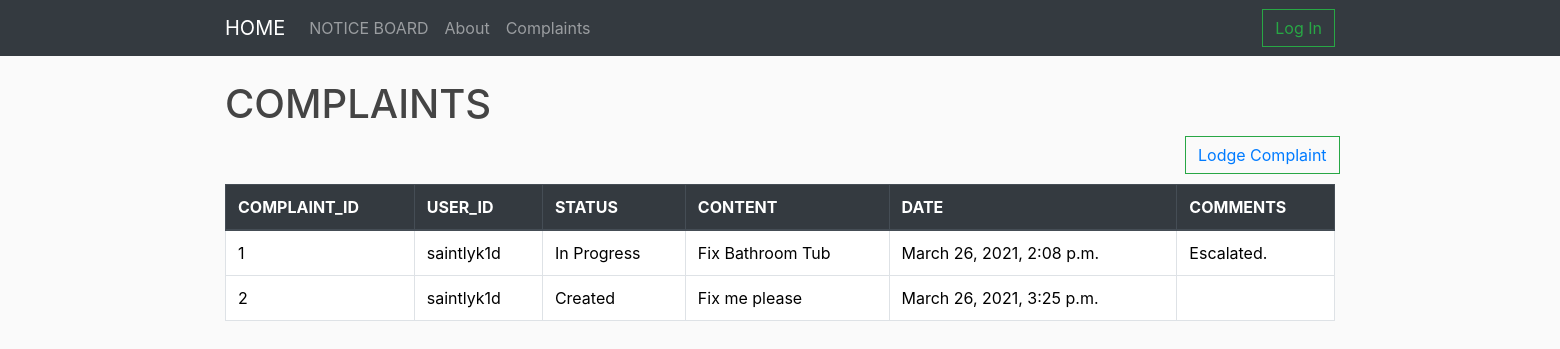
The app's page /2/complaints-list/, older data.
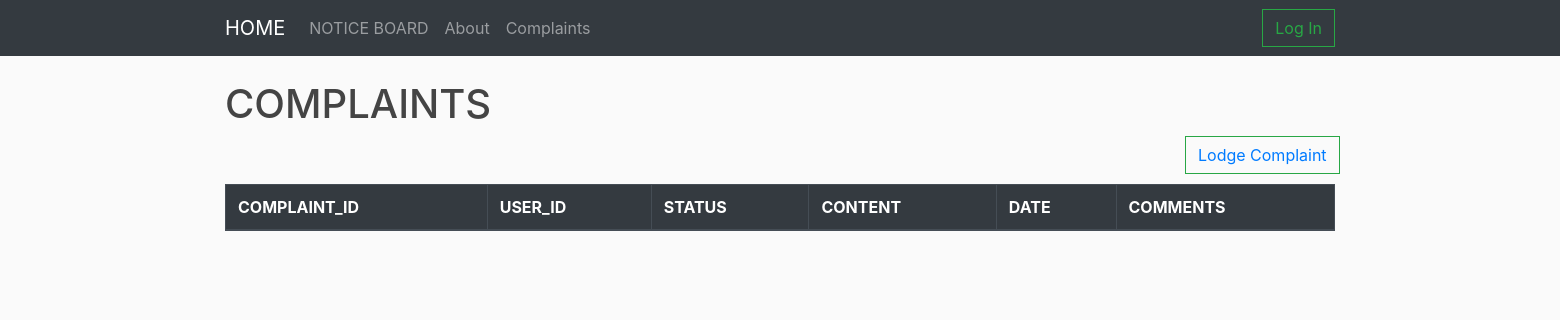
The same page, newer data.
### complaints/models.py (models this page shows, shortened)
class Complaints(models.Model) :
	CREATED = 'CRE'
	IN_PROGRESS = 'PRG'
	COMPLETED = 'CMP'
	status_choices = [
		(CREATED, 'Created'),
		(IN_PROGRESS, 'In Progress'),
		(COMPLETED, 'Completed')
	]
	complaint_id = models.AutoField(primary_key = True)
	user_id = models.ForeignKey(Resident,on_delete = models.CASCADE)
	status = models.CharField(max_length = 3,choices = status_choices, default = CREATED)
	content = models.TextField(max_length = 200)
	date = models.DateTimeField(auto_now_add = True)
	comments = models.TextField(max_length = 200)

### accounts/models.py (models this page shows, shortened)
class Resident(models.Model):
    age = models.IntegerField(blank=True,null=True)
    phone = PhoneNumberField(blank=True, help_text='Contact phone number')
    gender = models.CharField(max_length = 1,blank=True,choices = gender_choices)
    user = models.OneToOneField(User,on_delete=models.CASCADE)
    image = models.ImageField(default='def_M.jpg', upload_to = 'profile_pics')
    def __str__(self):
    	return self.user.username

### complaints/views.py (the view)
# urls.py: path('<int:user_id>/complaints-list/', views.complaints_display_view.as_view(), name='complaints_display'),
class complaints_display_view(generic.ListView) :
	model = Complaints
	template_name = 'complaints/complaints_display.html'
	context_object_name = 'complaints_list'
	def get_queryset(self) :
		user_id = self.kwargs['user_id']
		return Complaints.objects.filter(user_id__exact = user_id)
	def get_context_data(self, **kwargs):
	    context = super().get_context_data(**kwargs)
	    field_names  = [f.name for f in Complaints._meta.get_fields()]
	    context['column_headers'] = field_names
	    context['user_id'] = self.kwargs['user_id']
	    return context

### complaints/templates/complaints/complaints_display.html (shortened to what this page needs)
{% extends 'base.html' %}
{% load static %}
{% block content %}
<!DOCTYPE html>
<html>
  <head>
  	<link rel="stylesheet" href="{% static 'table.css' %}">
  </head>
  <body>
    <h1>COMPLAINTS</h1>
    <div  id = "lodge_complaint_button">
       <button class="btn btn-outline-success my-2 my-sm-0"><a href="{% url 'complaints:lodge_complaint' user_id %}">Lodge Complaint</a>
       </button>
    </div>
    <table class = 'table table-bordered table-hover' style="width:100%">
    	<thead class="thead-dark">
      	<tr>
      		{% for header in column_headers %}
      	   	<th>{{ header }}</th>
      		{% endfor %}
      	</tr>
      </thead>
      {% for complaint in complaints_list %}
      <tr>
         <td>{{ complaint.complaint_id }}</td>
         <td>{{ complaint.user_id }}</td>
         <td>{{ complaint.get_status_display }}</td>
         <td>{{ complaint.content }}</td>
         <td>{{ complaint.date }}</td>
         <td>{{ complaint.comments }}</td>
      </tr>
      {% endfor %}
    </table>
  </body>
</html>
{% endblock %}

Row changes from the older to the newer data that the page shows:
no longer on this page (row edited): Complaints: complaint_id "1", user_id "saintlyk1d", status "In Progress", content "Fix Bathroom Tub", date "March 26, 2021, 2:08 p.m.", comments "Escalated."
no longer on this page (row edited): Complaints: complaint_id "2", user_id "saintlyk1d", status "Created", content "Fix me please", date "March 26, 2021, 3:25 p.m."
